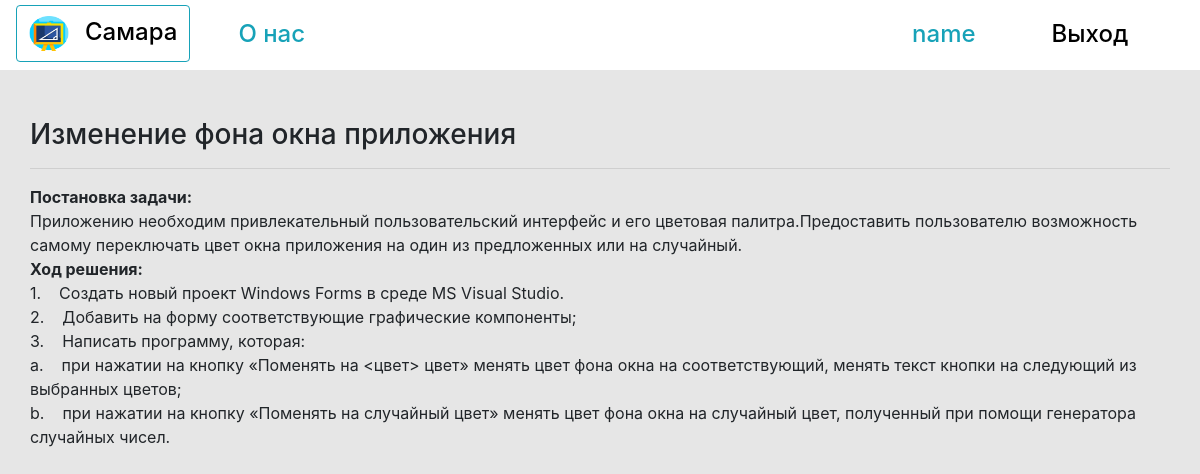
The app's page /lekcia/Empiricheskij_marksizm_predposylki (signed in) with its own data.
### deti/models.py (models this page shows, shortened)
class Lekcia(models.Model): #Таблица лекций
    lekcia_title= models.CharField(max_length = 120, db_index = True, verbose_name = 'Название лекции')
    lekcia_text= models.TextField(verbose_name='Текст лекции')
    slug = models.SlugField(max_length=120, unique=True, verbose_name='URL', blank=True)
    class Meta:
        verbose_name='Леуция'
        verbose_name_plural='Лекции'
        db_table='lekcia'

### deti/views.py (the view)
# urls.py: path('lekcia/<str:slug>', LekciaDetail.as_view(), name = 'lekcia_detail_url'),
class LekciaDetail(View):
    def get(self, request,slug):
        lekcia = get_object_or_404(Lekcia, slug__iexact=slug)
        return render (request, 'deti/lekcia_detail.html', context ={'lekcia':lekcia})

### deti/templates/deti/lekcia_detail.html (shortened to what this page needs)
{% extends 'base.html' %}
{% load crispy_forms_tags %}
{% block content %}
<div class="row">
  <div class="col">
    <h3 class="mt-5">{{lekcia.lekcia_title}}</h3>
    <hr />
    <p class="mt-3">
      {{lekcia.lekcia_text|safe}}
      </p>
  </div>
</div>
{% endblock %}

### deti/templates/base.html (shortened to what this page needs)
{% load static %}
<!DOCTYPE html>
<html lang="ru">
<head>
  <link rel="stylesheet" href="https://stackpath.bootstrapcdn.com/bootstrap/4.4.1/css/bootstrap.min.css">
  <link rel="stylesheet" type="text/css" href="{% static 'css/style.css' %}">
  </head>
  <body >
    <nav class="navbar navbar-expand-lg">
      <a class="navbar-brand btn btn-outline-info" href="{% url 'lekcias_list_url' %}"><img class="navbar-brand" src=" {% static '/images/logo.png' %}" width="40" height="45">Самара</a>
      <div class="collapse navbar-collapse" id="navbarSupportedContent">
        <ul class="navbar-nav mr-auto">
          <li class="nav-item">
            <a class="nav-link" style=" color: #17a2b8" href="#">О нас</a>
          </li>
          <li class="nav-item">
            <a class="nav-link" href="#"></a>
          </li>
        </ul>
        {% if user.is_authenticated %}
        <a class="nav-link nav-text" style=" color: #17a2b8" href="{% url 'student_detail_url' user.student.pk %}">{{ user.get_username }}</a>
        <a class="nav-link nav-text"  href="{% url 'logout' %}">Выход</a>
        {% else %}
        <a class="nav-link nav-text"  style=" color: #17a2b8" href="{% url 'signup' %}">Регистрация</a>
        <a class="nav-link nav-text"  href="{% url 'login' %}">Вход</a>
        {% endif %}
      </div>
    </nav>
    <div class="container glav_container ">
      <div class="row">
        {% block content %}{% endblock %}
      </div>
    </div>
  </body>
  </html>

### static/css/style.css (style rules this page uses)
body { background-color: #e6e6e6; }
.navbar { background-color: white; padding-top: 5px; }
.navbar a { color: black; font-weight: 500; font-size: 18pt; margin-right: 40px; }
.nav-link { color: #f6f6f6; font-size: 13pt; padding-left: 20px; }

### records on screen
Lekcia: lekcia_title "Изменение фона окна приложения", lekcia_text "Постановка задачи: Приложению необходим привлекательный пользовательский интерфейс и его цветовая палитра.Предоставить пользователю возможность самому переключать цвет окна приложения на один из предложенных или на случайный. Ход решения: 1. Создать новый проект Windows Forms в среде MS Visual Studio. 2. Добавить на форму соответствующие графические компоненты; 3. Написать программу, которая: a. при нажатии на кнопку «Поменять на <цвет> цвет» менять цвет фона окна на соответствующий, менять текст кнопки на следующий из выбранных цветов; b. при нажатии на кнопку «Поменять на случайный цвет» менять цвет фона окна на случайный цвет, полученный при помощи генератора случайных чисел."

### other values on screen
{{ user.get_username }} "name"
